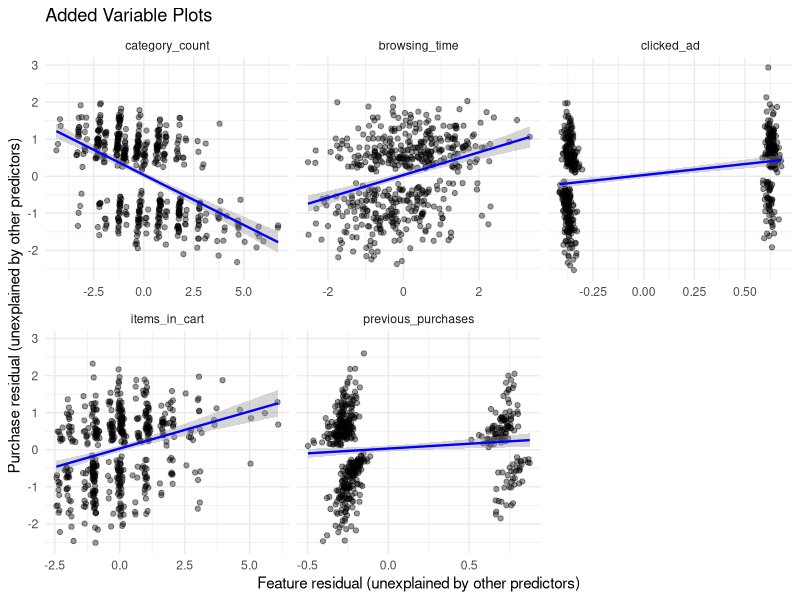

Here is the R script that generated this plot:
## ---- chunk 1
set.seed(5293)
n <- 500

# Generate the features for the dataset
browsing_time <- rnorm(n, mean = 3, sd = 1)               # hours
category_count <- rpois(n, lambda = 4)                    # integer count
clicked_ad <- rbinom(n, 1, prob = 0.35)                   # binary
items_in_cart <- rpois(n, lambda = 2)                     # integer count
device_type <- rbinom(n, 1, prob = 0.6)                   # 0 = desktop, 1 = mobile
previous_purchases <- rbinom(n, 1, prob = 0.25)           # binary
noise <- rnorm(n, 0, 0.5)

# Simulate outcome
logit <- -1 + 
  0.8 * browsing_time - 
  0.6 * category_count + 
  1.2 * clicked_ad + 
  0.5 * items_in_cart + 
  0.4 * previous_purchases +
  0.3 * device_type +
  noise

p <- 1 / (1 + exp(-logit))
purchase <- rbinom(n, 1, p)

# Assemble data frame
sim_data <- data.frame(
  browsing_time,
  category_count,
  clicked_ad,
  items_in_cart,
  device_type = factor(device_type, levels = c(0, 1), labels = c("desktop", "mobile")),
  previous_purchases,
  purchase
)

head(sim_data)
# fit the logistic regression model
log_model <- glm(purchase ~ ., data = sim_data, family = "binomial")

summary(log_model)
## ---- chunk 2
library(tidyverse)
library(broom)

# numeric predictors
numeric_vars <- sim_data %>%
  select(where(is.numeric)) %>%
  select(-purchase) %>%
  colnames()

# compute AVP residuals and SD of fit per feature
avp_list <- lapply(numeric_vars, function(var) {
  other_vars <- setdiff(numeric_vars, var)
  model_y <- glm(as.formula(paste("purchase ~", paste(other_vars, collapse = " + "))),
                 data = sim_data, family = "binomial")
  res_y <- resid(model_y)
  model_x <- lm(as.formula(paste(var, "~", paste(other_vars, collapse = " + "))),
                data = sim_data)
  res_x <- resid(model_x)
  avp_fit <- lm(res_y ~ res_x)
  fit_vals <- predict(avp_fit)
  sd_fit <- sd(fit_vals)
  tibble(
    feature = var,
    res_x = res_x,
    res_y = res_y,
    fit = fit_vals,
    sd_fit = sd_fit
  )
})

# Combine into dataframe
avp_df <- bind_rows(avp_list)

# Order by descending SD
sd_order <- avp_df %>%
  group_by(feature) %>%
  summarise(sd_fit = first(sd_fit)) %>%
  arrange(desc(sd_fit))

avp_df$feature <- factor(avp_df$feature, levels = sd_order$feature)

# Plot 
ggplot(avp_df, aes(x = res_x, y = res_y)) +
  geom_point(alpha = 0.4) +
  geom_smooth(method = "lm", color = "blue", linewidth = 0.8) +
  facet_wrap(~ feature, scales = "free_x") +
  labs(
    title = "Added Variable Plots",
    x = "Feature residual (unexplained by other predictors)",
    y = "Purchase residual (unexplained by other predictors)"
  ) +
  theme_minimal()
